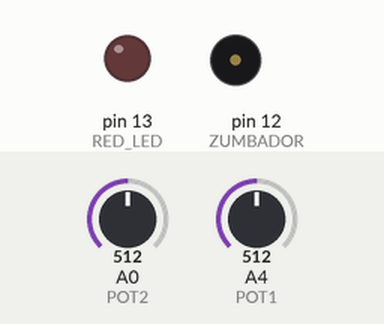
The sketch below on a simulated Arduino Uno, built with avr-gcc and run on an emulated ATmega328P. Shown: output pins drawn as LEDs (lit = HIGH), buzzer (waves = sounding). The test bench sets the inputs (shaded band); at power-on: A0 (POT2) = 512, A4 (POT1) = 512. What the sketch prints to the serial monitor is not drawn.

Above: at 1.8 s.
1.9 s: A0 (POT2) set to 0
At 2.7 s:
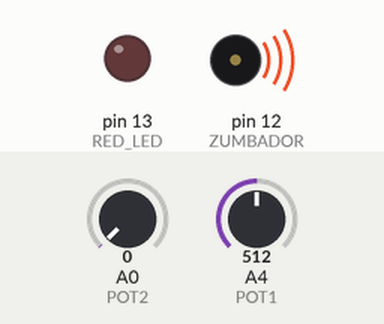
3.6 s: A0 (POT2) set to 10
At 4.2 s:
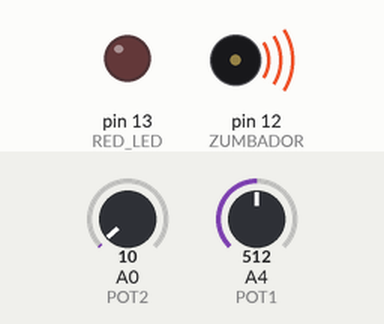
5.6 s: A0 (POT2) set to 13
At 6.8 s:
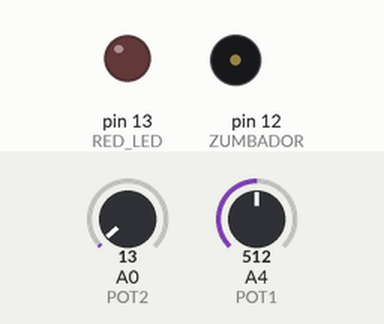
Timing chart, 0 to 8.6 s (numbered marks = the images above; inputs shaded):
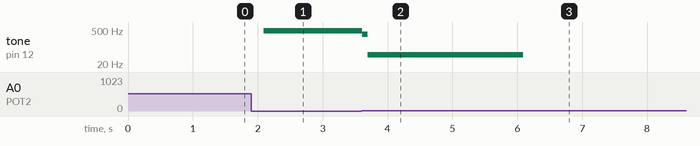

Measured:
- the behaviour switches between 12 and 13 on A0 (POT2) (found by bisection; images 2 and 3)
- after the input at 1.9 s, tone on pin 12 (ZUMBADOR): silent → 460 Hz after 0.19 s
- after the input at 3.6 s, tone on pin 12 (ZUMBADOR): 460 Hz → 333 Hz at once, → 47 Hz 0.08 s later
- after the input at 5.6 s, tone on pin 12 (ZUMBADOR): 47 Hz → silent after 0.49 s

The sketch:

12_potenciometro.ino
```cpp
#define RED_LED 13
#define POT1 4
#define POT2 14
#define ZUMBADOR 12

int valorPot1 = 0;
int valorPot2 = 0;
int valorRedLed = 0;

void setup() {
  Serial.begin(115200);
  pinMode(RED_LED, OUTPUT);
  pinMode(POT1, INPUT);
  pinMode(POT2, INPUT);
  pinMode(ZUMBADOR, OUTPUT);

}

void loop() {
  valorPot1 = analogRead(POT1);
  valorPot2 = analogRead(POT2);
  valorRedLed = map(valorPot1, 0, 4096, 0, 255);

  analogWrite(RED_LED, valorRedLed);
  digitalWrite(ZUMBADOR, HIGH);
  delay(valorPot2);
  digitalWrite(ZUMBADOR, LOW);
  delay(valorPot2);

  Serial.println("Pot1: " + String(valorRedLed) + ("\t") + ("\t") + String(valorPot1));
  Serial.println("Pot2: " + String(valorPot2) + ("\t") + ("\t") + String(valorPot2));

  //delay(500);

}
```
